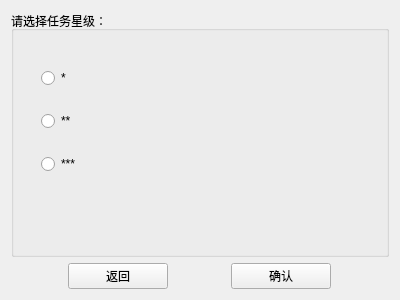
<?xml version="1.0" encoding="UTF-8"?>
<ui version="4.0">
 <class>ChooseStar</class>
 <widget class="QWidget" name="ChooseStar">
  <property name="geometry">
   <rect>
    <x>0</x>
    <y>0</y>
    <width>400</width>
    <height>300</height>
   </rect>
  </property>
  <property name="windowTitle">
   <string>Form</string>
  </property>
  <layout class="QVBoxLayout" name="verticalLayout_2">
   <item>
    <layout class="QVBoxLayout" name="verticalLayout">
     <item>
      <widget class="QGroupBox" name="groupBox">
       <property name="minimumSize">
        <size>
         <width>0</width>
         <height>200</height>
        </size>
       </property>
       <property name="title">
        <string>请选择任务星级：</string>
       </property>
       <widget class="QWidget" name="">
        <property name="geometry">
         <rect>
          <x>30</x>
          <y>40</y>
          <width>121</width>
          <height>141</height>
         </rect>
        </property>
        <layout class="QVBoxLayout" name="verticalLayout_3">
         <item>
          <widget class="QRadioButton" name="onestar">
           <property name="text">
            <string>*</string>
           </property>
          </widget>
         </item>
         <item>
          <widget class="QRadioButton" name="twostars">
           <property name="text">
            <string>**</string>
           </property>
          </widget>
         </item>
         <item>
          <widget class="QRadioButton" name="threestars">
           <property name="text">
            <string>***</string>
           </property>
          </widget>
         </item>
        </layout>
       </widget>
      </widget>
     </item>
     <item>
      <layout class="QHBoxLayout" name="horizontalLayout">
       <item>
        <widget class="QPushButton" name="return_Button">
         <property name="minimumSize">
          <size>
           <width>100</width>
           <height>0</height>
          </size>
         </property>
         <property name="maximumSize">
          <size>
           <width>100</width>
           <height>16777215</height>
          </size>
         </property>
         <property name="text">
          <string>返回</string>
         </property>
        </widget>
       </item>
       <item>
        <widget class="QPushButton" name="ack_Button">
         <property name="minimumSize">
          <size>
           <width>100</width>
           <height>0</height>
          </size>
         </property>
         <property name="maximumSize">
          <size>
           <width>100</width>
           <height>16777215</height>
          </size>
         </property>
         <property name="text">
          <string>确认</string>
         </property>
        </widget>
       </item>
      </layout>
     </item>
    </layout>
   </item>
  </layout>
 </widget>
 <resources/>
 <connections/>
</ui>
